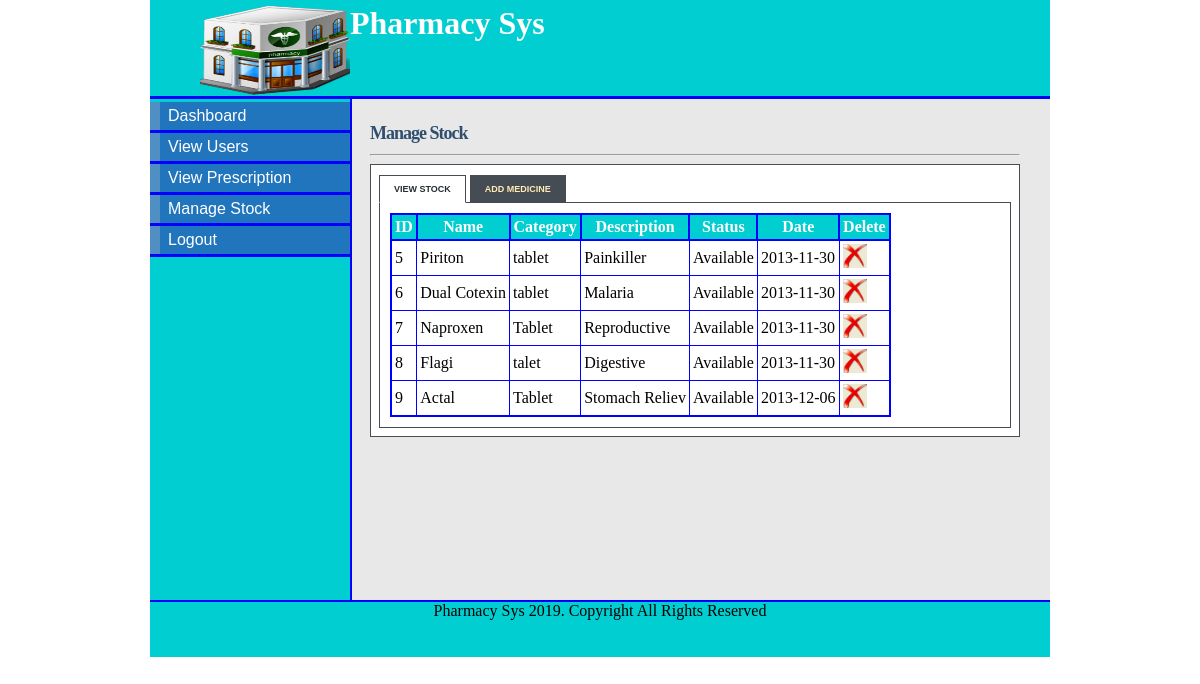
Page /stock.php (signed in) on the earlier database version.
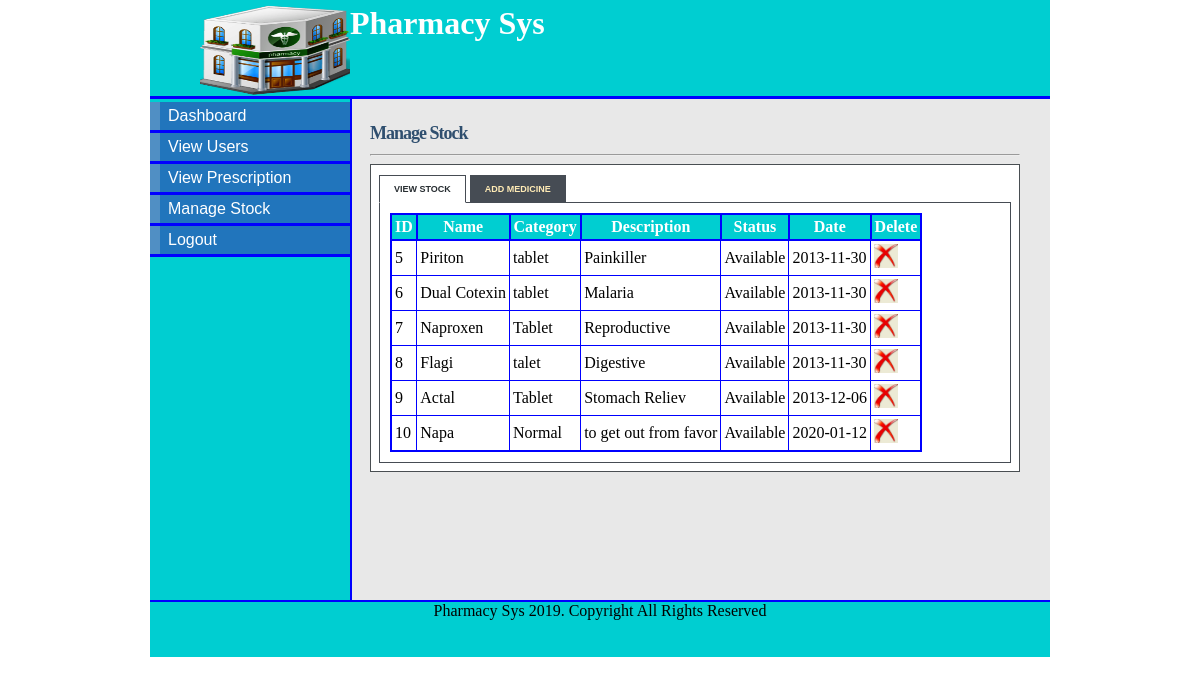
Same page on the later database version.
### tables this page shows
CREATE TABLE `stock` (
  `stock_id` tinyint(5) NOT NULL,
  `drug_name` varchar(100) NOT NULL,
  `category` varchar(100) NOT NULL,
  `description` varchar(200) NOT NULL,
  `company` varchar(100) NOT NULL,
  `supplier` varchar(100) NOT NULL,
  `quantity` int(11) NOT NULL,
  `cost` int(11) NOT NULL,
  `status` enum('Available','Inavailable') NOT NULL,
  `date_supplied` date NOT NULL
);

### stock.php (the view, shortened to what this page needs)
<!DOCTYPE html>
<html>
<head>
<link rel="stylesheet" type="text/css" href="style/mystyle.css">
<link rel="stylesheet" href="style/style.css" type="text/css" media="screen" />
<link rel="stylesheet" href="style/table.css" type="text/css" media="screen" />
</head>
<body>
<div id="content">
<div id="header">
<h1><a href="#"><img src="images/hd_logo.jpg"></a> Pharmacy Sys</h1></div>
<div id="left_column">
<div id="button">
<ul>
			<li><a href="manager.php">Dashboard</a></li>
			<li><a href="view.php">View Users</a></li>
			<li><a href="view_prescription.php">View Prescription</a></li>
			<li><a href="stock.php">Manage Stock</a></li>
			<li><a href="logout.php">Logout</a></li>
		</ul>
</div>
		</div>
<div id="main">
<div id="tabbed_box" class="tabbed_box">
    <h4>Manage Stock</h4>
<hr/>
    <div class="tabbed_area">
        <ul class="tabs">
            <li><a href="javascript:tabSwitch('tab_1', 'content_1');" id="tab_1" class="active">View Stock</a></li>
            <li><a href="javascript:tabSwitch('tab_2', 'content_2');" id="tab_2">Add Medicine</a></li>
        </ul>
        <div id="content_1" class="content">
		<?php
        include_once('connect_db.php');
        $result = mysqli_query($con,"SELECT * FROM stock")
                or die(mysqli_error());
        echo "<table border='1' cellpadding='3'>";
         echo "<tr><th>ID</th><th>Name</th><th>Category</th><th>Description</th><th>Status </th><th>Date </th><th>Delete</th></tr>";
        while($row = mysqli_fetch_array( $result )) {
                echo "<tr>";
                 echo '<td>' . $row['stock_id'] . '</td>';
                echo '<td>' . $row['drug_name'] . '</td>';
				echo '<td>' . $row['category'] . '</td>';
				echo '<td>' . $row['description'] . '</td>';
				echo '<td>' . $row['status'] . '</td>';
				echo '<td>' . $row['date_supplied'] . '</td>';?>
				<td><a href="delete_stock.php?stock_id=<?php echo $row['stock_id']?>"><img src="images/delete-icon.jpg" width="24" height="24" border="0" /></a></td>
				<?php
		 }
        echo "</table>";
?>
        </div>
    </div>
</div>
</div>
<div id="footer" align="Center"> Pharmacy Sys 2019. Copyright All Rights Reserved</div>
</div>
</body>
</html>

Differences in the rows shown:
added stock: stock_id "10", drug_name "Napa", category "Normal", description "to get out from favor", status "Available", date_supplied "2020-01-12"
